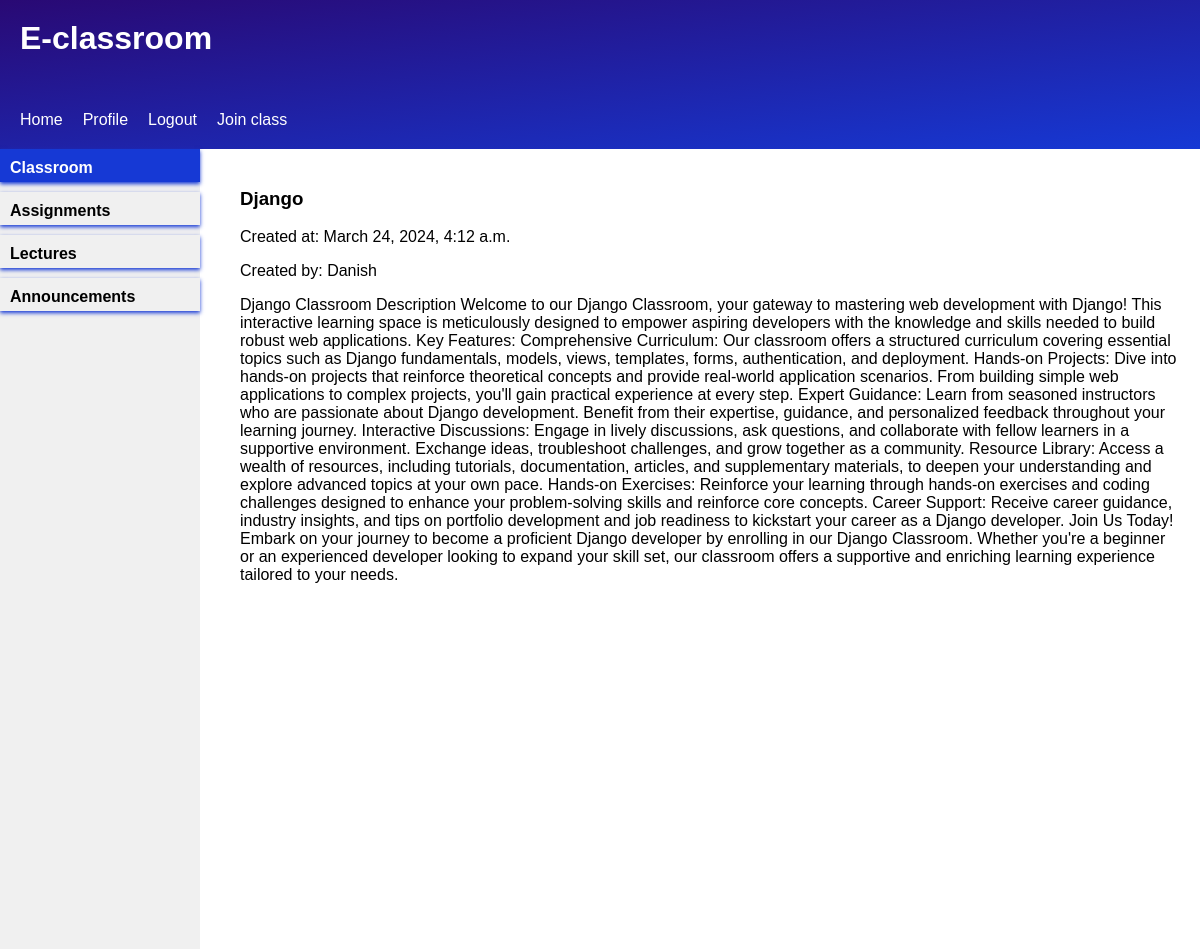
The app's page /classroom/1 (signed in) with its own data.
### classroom/models.py (models this page shows, shortened)
class Classroom(models.Model):
    name = models.CharField(max_length=50)
    description = models.TextField(blank=True)
    tutor = models.ForeignKey(userProfile, on_delete=models.CASCADE, related_name='classroom_tutor')
    students = models.ManyToManyField(userProfile, related_name='classroom_students', blank=True)
    cover_pic = models.ImageField(upload_to='class_coverpics', blank=True, null=True)
    code = models.CharField(MinLengthValidator(6), max_length=10, unique=True)
    password = models.CharField(MinLengthValidator(8), max_length=20, unique=True)
    created_at = models.DateTimeField(auto_now_add=True)
    class Meta:
        verbose_name = ("classroom")
        verbose_name_plural = ("classrooms")

### accounts/models.py (models this page shows, shortened)
class userProfile(models.Model):
    user = models.OneToOneField(User, on_delete=models.CASCADE)
    profile_pic = models.ImageField(upload_to='users/profile_pics', blank=True, null=True)
    country = models.CharField(max_length=50)
    created_at = models.DateTimeField(auto_now_add=True)
    modified_at = models.DateTimeField(auto_now=True)
    def __str__(self):
        return self.user.username

class User(AbstractBaseUser):
    student = 1
    tutor = 2
    role_choices = (
        (student, "student"),
        (tutor, "tutor"),
    )
    firstname = models.CharField(max_length=50)
    lastname = models.CharField(max_length=50)
    username = models.CharField(max_length=50)
    email = models.EmailField(max_length=254, unique=True)
    role = models.PositiveSmallIntegerField(choices=role_choices, default=1)
    date_joined = models.DateTimeField(auto_now_add=True)
    date_created = models.DateTimeField(auto_now_add=True)
    date_modified = models.DateTimeField(auto_now=True)
    last_login = models.DateTimeField(auto_now=True)
    is_active = models.BooleanField(default=False)
    is_admin = models.BooleanField(default=False)
    is_staff = models.BooleanField(default=False)
    is_superadmin = models.BooleanField(default=False)
    USERNAME_FIELD = 'email'
    REQUIRED_FIELDS = ['username', 'firstname', 'lastname']
    objects = userManager()

### classroom/views.py (the view)
# urls.py: path('', include('classroom.urls')),
@login_required(login_url='login')
def classroom(request, id):
    user = request.user  # Access the authenticated user
    if check_classroom_participant(user, id):
        classroom = get_object_or_404(Classroom, id=id)
        context = {
            "classroom":classroom,
            "current_classroom_id": classroom.id,
        }
        return render(request, 'classroom/classroom.html', context)
    else:
        return render(request, '403.html')

### classroom/utils.py (called while the page is built)
def check_classroom_participant(user, id):
    user_profile = userProfile.objects.get(user=user)
    try:
        try:
            classroom = Classroom.objects.get(tutor=user_profile, id=id)
            if classroom:
                return True
            else:
                return False
        except:
            classroom = Classroom.objects.get(students=user_profile, id=id)
            if classroom:
                return True
            else:
                return False
    except:
        raise PermissionDenied

### classroom/templates/classroom/classroom.html (shortened to what this page needs)
{% load static %}
<!DOCTYPE html>
<html lang="en">
<head>
    <link href="{% static "static/classroom/classroom.css" %}" rel="stylesheet">
</head>
<body>
    {% include "header.html" %}
    <main>
        <div class="main-menu">
            <nav class="main-menu-nav">
                <ul class="main-menu-list">
                    {% include "menu.html" with current_classroom_id=current_classroom_id %}
                </ul>
            </nav>
        </div>
        <section class="main-content" id="class-desc">
            <h3>{{classroom.name}}</h3>
            <p>Created at: {{classroom.created_at}}</p>
            <p>Created by: {{classroom.tutor}}</p>
            {{classroom.description}}
        </section>
    </main>
</body>
</html>

### classroom/static/classroom/classroom.css (style rules this page uses)
body { font-family: sans-serif; margin: 0; }
.main-menu { background-color: #f0f0f0; height: 100vh; width: 200px; float: left; }
.main-menu-nav { padding: 0px; }
.main-menu-list { list-style: none; padding: 0; margin: 0; }
.main-content { padding: 20px; margin-left: 220px; }

### records on screen
Classroom: name "Django", created_at "March 24, 2024, 4:12 a.m.", tutor "Danish", description "Django Classroom Description Welcome to our Django Classroom, your gateway to mastering web development with Django! This interactive learning space is meticulously designed to empower aspiring developers with the knowledge and skills needed to build robust web applications. Key Features: Comprehensive Curriculum: Our classroom offers a structured curriculum covering essential topics such as Django fundamentals, models, views, templates, forms, authentication, and deployment. Hands-on Projects: Dive into hands-on projects that reinforce theoretical concepts and provide real-world application scenarios. From building simple web applications to complex projects, you'll gain practical…"
